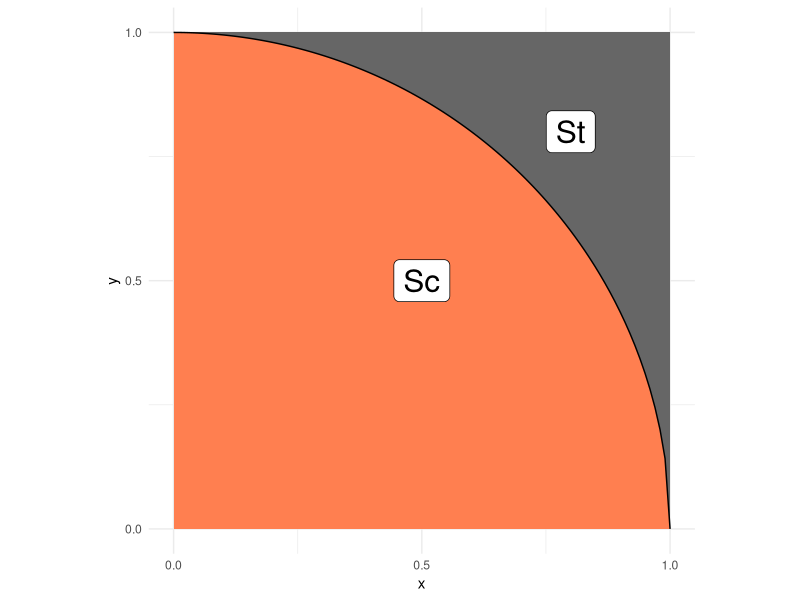
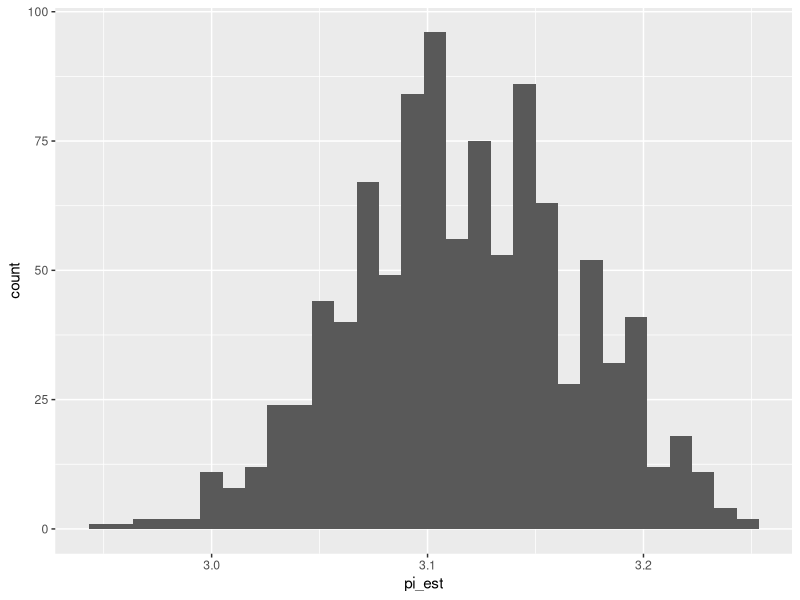

R code for these plots, in order:
## ---- chunk 1
library(tidyverse)
library(rsample)
## ---- chunk 2
## NOTE: No need to edit; this visual helps explain the pi estimation scheme
tibble(x = seq(0, 1, length.out = 100)) %>%
  mutate(y = sqrt(1 - x^2)) %>%

  ggplot(aes(x, y)) +
  annotate(
    "rect",
    xmin = 0, ymin = 0, xmax = 1, ymax = 1,
    fill = "grey40",
    size = 1
  ) +
  geom_ribbon(aes(ymin = 0, ymax = y), fill = "coral") +
  geom_line() +
  annotate(
    "label",
    x = 0.5, y = 0.5, label = "Sc",
    size = 8
  ) +
  annotate(
    "label",
    x = 0.8, y = 0.8, label = "St",
    size = 8
  ) +
  scale_x_continuous(breaks = c(0, 1/2, 1)) +
  scale_y_continuous(breaks = c(0, 1/2, 1)) +
  theme_minimal() +
  coord_fixed()
## ---- chunk 3
## TASK: Choose a sample size and generate samples
n <- 1000 # Choose a sample size
df_q1 <- tibble(
  x = runif(n, min = 0, max = 1), # Generate the data
  y = runif(n, min = 0, max = 1)
)
df_q1
## ---- chunk 4
## NOTE: Do not edit this code
# Correct sample size
assertthat::assert_that(
  dim(df_q1) %>% 
    .[[1]] == n,
  msg = "The sample size should be `n`"
)
# Correct column names
assertthat::assert_that(
  setequal(names(df_q1), c("x", "y")),
  msg = "df_q1 must include the columns `x` and `y`"
)
print("Good")
## ---- chunk 5
## TASK: Finish implementing this function
stat <- function(x, y) {
  # TODO: Finish implementing this function
  ifelse(x^2 + y^2 <= 1, 4, 0)
}
## ---- chunk 6
## TASK: Finish writing these assert statements

# Check the value for points *inside* the circle
assertthat::assert_that(
    tibble(x = .25, y = .25) %>% # Pick a point *inside* the circle
    mutate(stat = stat(x, y)) %>% 
    pull(stat) %>% 
    .[[1]] == 4,
  # ???, # Write the correct value of stat() here
  msg = "Incorrect value when a point is inside the circle"
)

# Check the value for points *outside* the circle
assertthat::assert_that(
    tibble(x = 1, y = 1) %>% # Pick a point *outside* the circle
    mutate(stat = stat(x, y)) %>% 
    pull(stat) %>% 
    .[[1]] == 0,
  # ???, # Write the correct value of stat() here
  msg = "Incorrect value when a point is outside the circle"
)
print("Your assertions passed, but make sure they're checking the right thing!")
## ---- chunk 7
## TASK: Estimate pi using your data from q1

df_q3 <- df_q1 %>%
  mutate(stat_value = stat(x, y)) %>% 
  summarize(pi_est = mean(stat_value))

df_q3
## ---- chunk 8
## NOTE: Do not edit this code
# Correct sample size
assertthat::assert_that(
  dim(df_q3) %>% 
    .[[1]] == 1,
  msg = "This result should have just one row"
)
# Correct column names
assertthat::assert_that(
  setequal(names(df_q3), c("pi_est")),
  msg = "df_q3 must include the column `pi_est`"
)
print("Good")
## ---- chunk 9
## TASK: Finish the code below
df_q4 <- 
  df_q1 %>% 
  bootstraps(., times = 1000) %>% 
  mutate(
    pi_est = map_dbl(
      splits,
      function(split_df) {
        analysis(split_df) %>% 
          mutate(stat_value = stat(x, y)) %>% 
          summarize(pi_est = mean(stat_value)) %>% 
          pull(pi_est)
      }
    )
  )

## NOTE: Do not edit; use this to visualize your results
df_q4 %>% 
  ggplot(aes(pi_est)) +
  geom_histogram()
## ---- chunk 10
## TASK: Compute a bootstrap confidence interval at the 95% level (alpha = 0.05)
df_q5 <- 
  df_q4 %>% 
  summarize(
    # TODO: Compute pi_lo and pi_up
    pi_lo = quantile(pi_est, .025),
    pi_up = quantile(pi_est, .975)
  )

df_q5
## ---- chunk 11

df_q6 <- df_q1 %>%
  mutate(stat_value = stat(x, y)) %>% 
  summarize(
    pi_est = mean(stat_value),
    est_sd = sd(stat_value)       
            ) %>%
  mutate(
    lo_pi = pi_est - qnorm(1 - (1 - 0.95)/2) * est_sd / sqrt(n),
    hi_pi = pi_est + qnorm(1 - (1 - 0.95)/2) * est_sd / sqrt(n)
  )


# Extract values
lo_q6 <- df_q6 %>% 
  pull(lo_pi)
hi_q6 <- df_q6 %>% 
  pull(hi_pi)

df_q6
lo_q6
hi_q6
